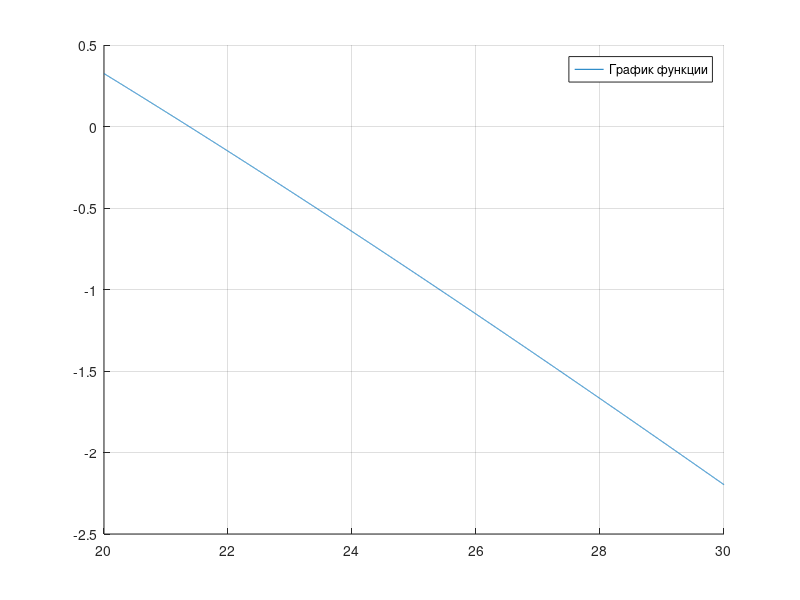
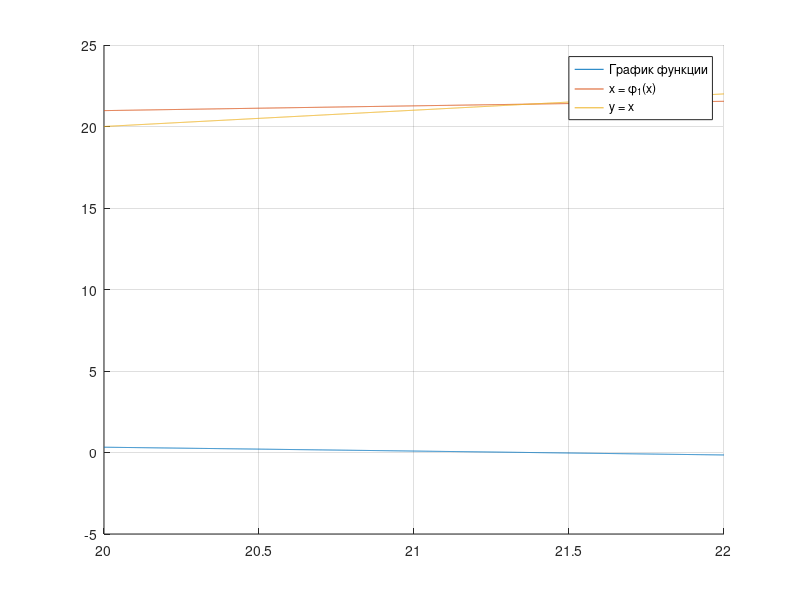
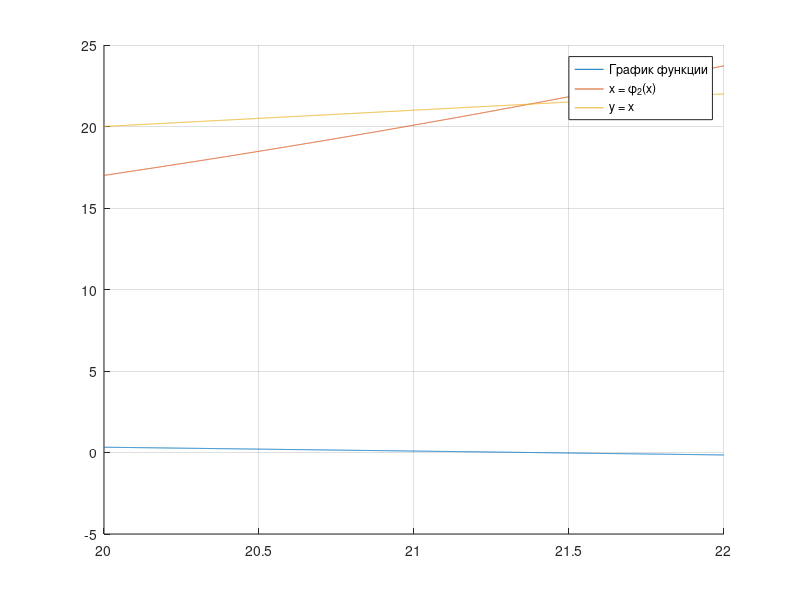
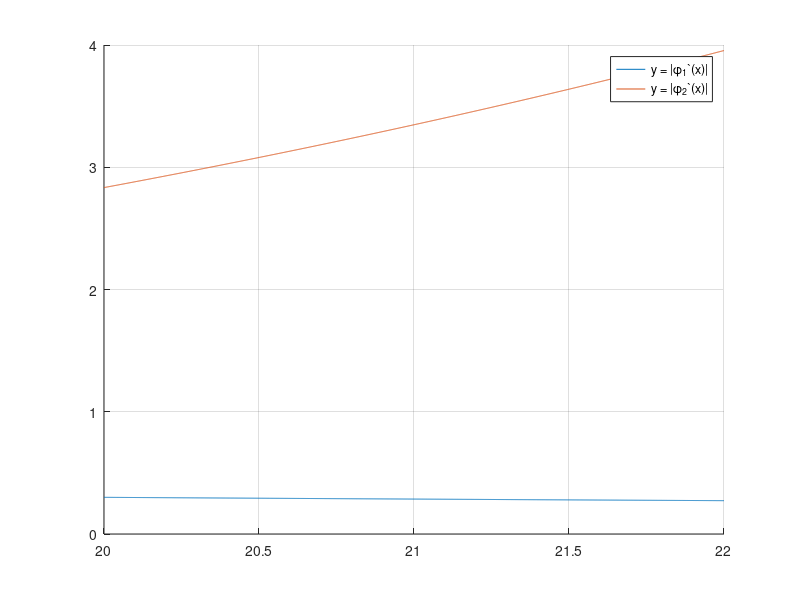

The MATLAB script that drew these images, in order:
clc;
x = 20:0.001:30;
func = @(x) 2 .* log(x) - x ./ 3 + 1;

figure;
hold on;
plot(x, func(x));
legend("График функции");
grid on;
hold off;

a = 20;
b = 22;
intrvl = a:0.001:b;

phi1 = @(x) 6 * log(x) + 3;
phi2 = @(x) sqrt(exp(x ./ 3 - 1));

figure;
hold on;
plot(intrvl, func(intrvl), intrvl, phi1(intrvl), intrvl, intrvl);
legend('График функции', 'x = \phi_1(x)', 'y = x');
grid on;
hold off;

figure;
hold on;
plot(intrvl, func(intrvl), intrvl, phi2(intrvl), intrvl, intrvl);
legend('График функции', 'x = \phi_2(x)', 'y = x');
grid on;
hold off;

phi1_der_mod = @(x) abs(6 ./ x);
phi2_der_mod = @(x) abs(exp((x - 3) / 6) / 6);

figure;
hold on;
plot(intrvl, phi1_der_mod(intrvl), intrvl, phi2_der_mod(intrvl));
legend('y = |\phi_1`(x)|', 'y = |\phi_2`(x)|');
grid on;
hold off;

% МЕТОД ПРОСТЫХ ИТЕРАЦИЙ
q = max(phi1_der_mod(intrvl));

epsilon = 10^-4;
epsilon_zero = (1 - q)/q * epsilon;

xk = (a + b) / 2;
xkp = phi1(xk);
iter = 1;

printf("МЕТОД ПРОСТЫХ ИТЕРАЦИЙ\n");
printf("№ итерации    корень    разность    точность\n");
printf("%d          |%f        |%d        |%f\n", iter, xkp, abs(xk - xkp), epsilon_zero);
while abs(xk - xkp) >= epsilon_zero
  iter += 1;
  xk = xkp;
  xkp = phi1(xk);
  printf("%d          |%f        |%d        |%f\n", iter, xkp, abs(xk - xkp), epsilon_zero);
end

% МОДИФИЦИРОВАННЫЙ МЕТОД ПРОСТЫХ ИТЕРАЦИЙ
func_der = @(x) 2 ./ x - 1 ./ 3;
func_der_usable = @(x) -2 ./ x + 1 ./ 3;

figure;
hold on;
plot(intrvl, func_der(intrvl));
legend("График y = f`(x)");
grid on;
hold off;

func_new = @(x) - 2 * log(x) + x ./ 3 - 1;
m = min(func_der_usable(intrvl));
M = max(func_der_usable(intrvl));

alpha = 2 / (M + m);
q = (M - m) / (M + m);

iter = 1;
epsilon_zero = (1 - q) / 1 * epsilon;
xk = (a + b) / 2;
xkp = xk - alpha .* func_new(xk);

printf("МОДИФИЦИРОВАННЫЙ МЕТОД ПРОСТЫХ ИТЕРАЦИЙ\n");
printf("№ итерации    корень    разность    точность\n");
printf("%d          |%f        |%d        |%f\n", iter, xkp, abs(xk - xkp), epsilon_zero);
while abs(xk - xkp) >= epsilon_zero
  iter += 1;
  xk = xkp;
  xkp = xk - alpha .* func_new(xk);
  printf("%d          |%f        |%d        |%f\n", iter, xkp, abs(xk - xkp), epsilon_zero);
end

% МЕТОД НЬЮТОНА
iter = 1;
xk = (a + b) / 2;
xkp = xk - func(xk) ./ func_der(xk);

printf("МЕТОД НЬЮТОНА\n");
printf("№ итерации    корень    разность    точность\n");
printf("%d          |%f        |%d        |%f\n", iter, xkp, abs(xk - xkp), epsilon);
while abs(xk - xkp) >= epsilon
  iter += 1;
  xk = xkp;
  xkp = xk - func(xk) ./ func_der(xk);
  printf("%d          |%f        |%d        |%f\n", iter, xkp, abs(xk - xkp), epsilon);
end
